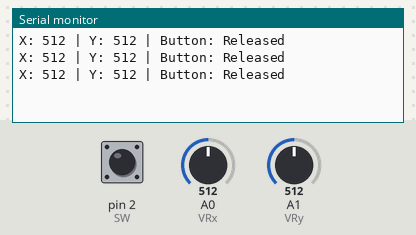
Bench run of a sketch on a simulated Arduino Uno, built with avr-gcc and run on an emulated ATmega328P. Shown: the last lines printed to the serial monitor. The inputs (shaded band) are chosen by the test bench; at power-on: pin 2 (SW) HIGH, A0 (VRx) = 512, A1 (VRy) = 512.

Above: at 1.3 s.
1.4 s: pin 2 (SW) pulled LOW for 0.6 s
At 1.9 s:
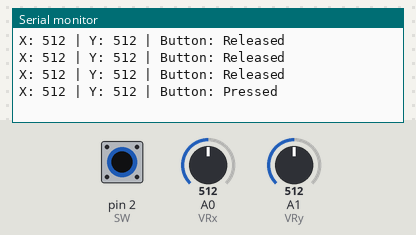
3.5 s: A0 (VRx) set to 716
At 3.9 s:
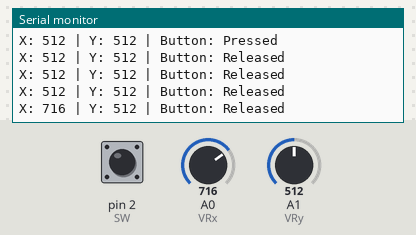
5.0 s: A1 (VRy) set to 716
At 5.4 s:
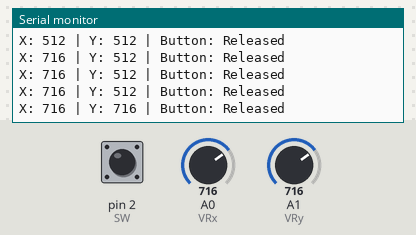
6.5 s: pin 2 (SW) pulled LOW for 1 s
At 6.8 s:
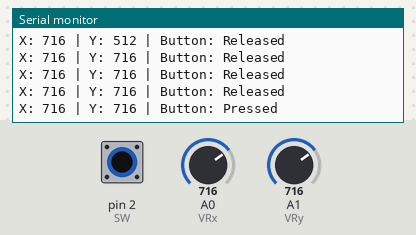
9.0 s: A0 (VRx) set to 900
At 9.4 s:
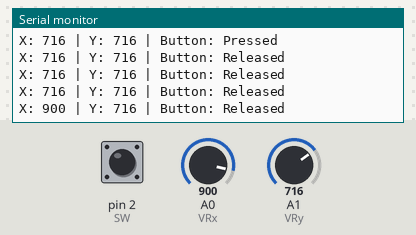
10.5 s: A1 (VRy) set to 900
At 10.9 s:
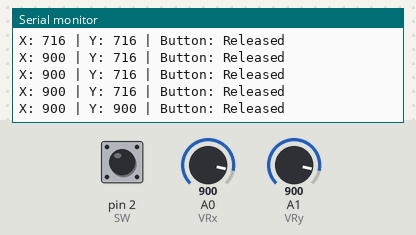
Timing chart, 0 to 13.0 s (numbered marks = the images above; inputs shaded):
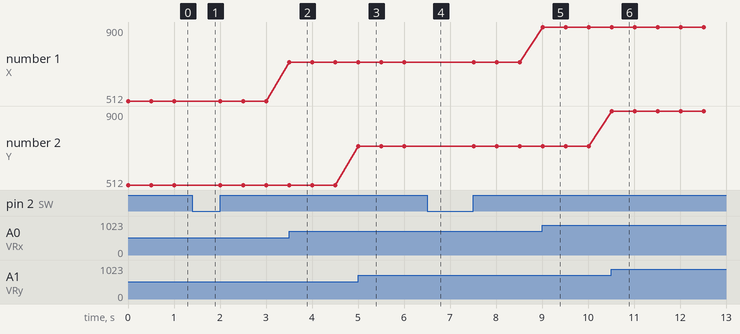

The sketch:

Joystick_uno.ino
```cpp
// Pin definitions
const int VRx = A0;  // X-axis
const int VRy = A1;  // Y-axis
const int SW = 2;    // Button

void setup() {
  Serial.begin(9600);
  pinMode(SW, INPUT_PULLUP); // Button input with internal pull-up
}

void loop() {
  int xValue = analogRead(VRx);  // Read X-axis value
  int yValue = analogRead(VRy);  // Read Y-axis value
  int buttonState = digitalRead(SW); // Read button (LOW when pressed)

  // Print values to Serial Monitor
  Serial.print("X: ");
  Serial.print(xValue);
  Serial.print(" | Y: ");
  Serial.print(yValue);
  Serial.print(" | Button: ");
  Serial.println(buttonState == LOW ? "Pressed" : "Released");

  delay(500); // Delay to make output readable
}
```

Measured:
- after the input at 1.4 s, the serial monitor: prints a new line after 0.10 s (image 1)
- after the input at 3.5 s, the serial monitor: prints a new line at once (image 2)
- after the input at 5.0 s, the serial monitor: prints a new line at once (image 3)
- after the input at 6.5 s, the serial monitor: prints a new line at once (image 4)
- after the input at 9.0 s, the serial monitor: prints a new line at once (image 5)
- after the input at 10.5 s, the serial monitor: prints a new line at once (image 6)
- plotted number 1: 512 → 716 after the input at 3.5 s, 716 → 900 after the input at 9.0 s
